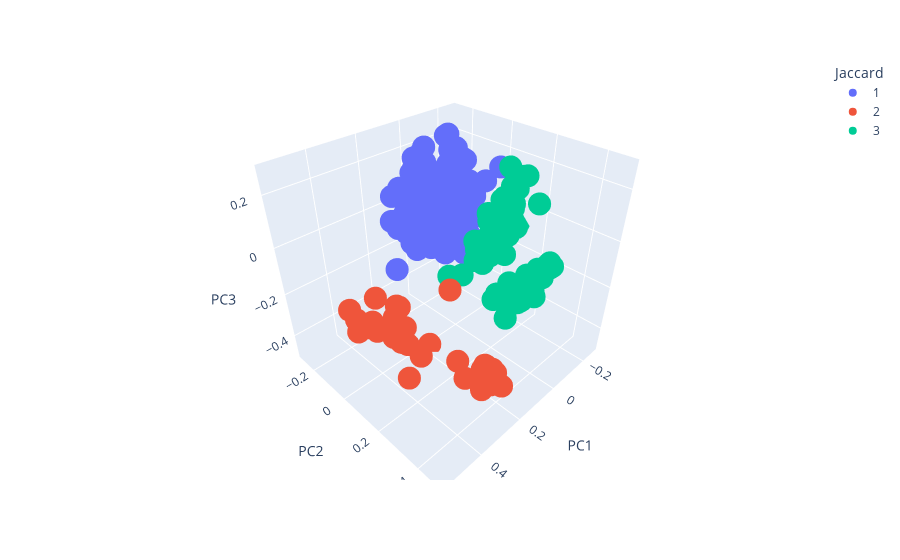

Notebook cell for this chart:
### Markdown cell above
#### Kmeans Jaccard Clusters

### Code cell
jac_dist_h = px.scatter_3d(jac_dist_h, x = 'PC1', y = 'PC2', z = 'PC3', color = 'Jaccard',
                             category_orders = {'Jaccard': [1, 2, 3, 4]})
jac_dist_h.show()
